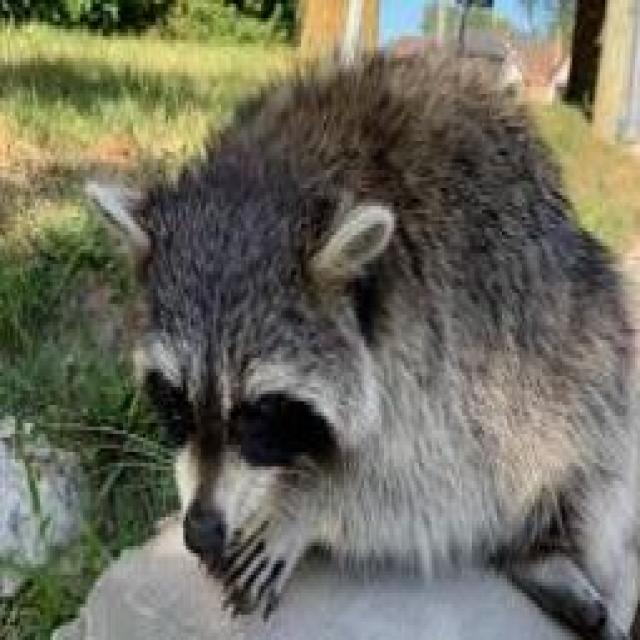
#> input picture data/dataset/test/images/268_jpg.rf.03833d3879ae5ae24d977aac78eaa01d.jpg, 640 x 640 px, found by its file name
$ jupyter execute --allow-errors data_process.ipynb
#> lines starting #> are read from the running program, lines starting #| are printed output that depends on the picture; after the words box and inside, x2 and y2 are one past the last pixel; in counts of white or black regions, pixels touching at a corner belong together
[cell 1]
import pandas as pd

#> (a cell that did not finish here is left out)

[cell 3]
import cv2 as cv

img = cv.imread("E:\\pyproject\\yolov5-6.0\\data\\data_org\\test\\268_jpg.rf.03833d3879ae5ae24d977aac78eaa01d.jpg")
#> img is the input picture: shape (640, 640, 3); mean B, G, R 94.9, 109.5, 110.5

[cell 4]
cv.imshow("img", img)
if cv.waitKey(0) == ord('q'):
#> (key q is pressed here)
    cv.destroyAllWindows()

[cell 5]
img = cv.rectangle(img, (78, 15), (559 + 78, 622 + 15), (0, 0, 255), 2)
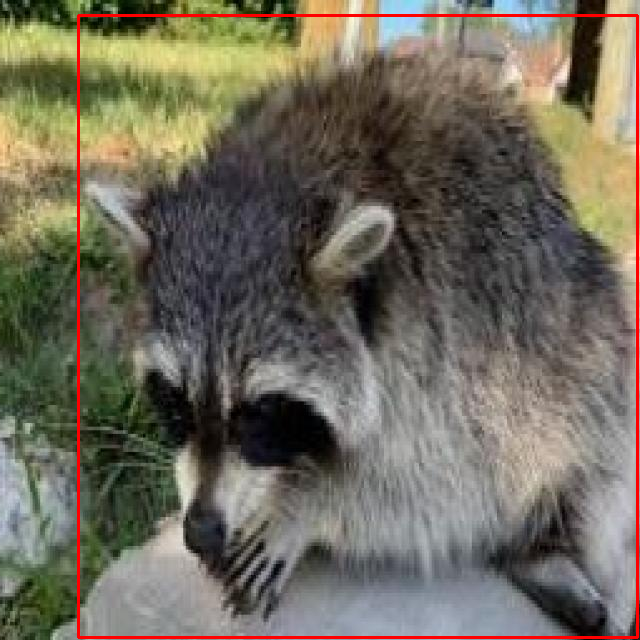
#> img: shape (640, 640, 3); 1.73% of pixels changed, all inside (x1, y1, x2, y2) = (77, 14, 639, 639)
cv.imshow("img", img)
if cv.waitKey(0) == ord('q'):
#> (key q is pressed here)
    cv.destroyAllWindows()

#### 从这里，正式开始处理数据集

[cell 6]
import json
import cv2 as cv
import os

[cell 7]
# 图片在哪个文件夹
img_folder = "E:\\pyproject\\yolov5-6.0\\data\\dataset\\val\\images"
# 标签所在文件夹
label_path = "E:\\pyproject\\yolov5-6.0\\data\\data_org\\valid\\_annotations.coco.json"

[cell 8]
# 图片文件名
img_path_lst = os.listdir(img_folder)

# 为每一张图片创建一个空白的txt标签
for img_name in img_path_lst:
    with open(os.path.join(img_folder.replace("images", "labels"), img_name.replace(".jpg", ".txt")), 'w') as f:
        pass


$ run again, with data/dataset/test/images/1000_jpg.rf.7291a66510ca2c9c364f9c34f48117bb.jpg copied over data/dataset/test/images/268_jpg.rf.03833d3879ae5ae24d977aac78eaa01d.jpg
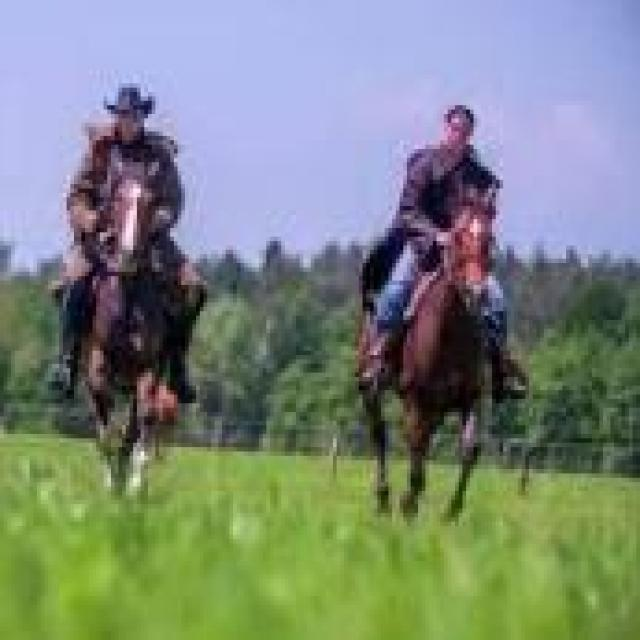
#> input picture data/dataset/test/images/1000_jpg.rf.7291a66510ca2c9c364f9c34f48117bb.jpg, 640 x 640 px, found by its file name
#> img is the input picture: shape (640, 640, 3); mean B, G, R 125.5, 135.4, 124
#> `img = cv.rectangle(img, (78, 15), (559 + 78, 622 + 15), (0, 0, 255), 2)`:
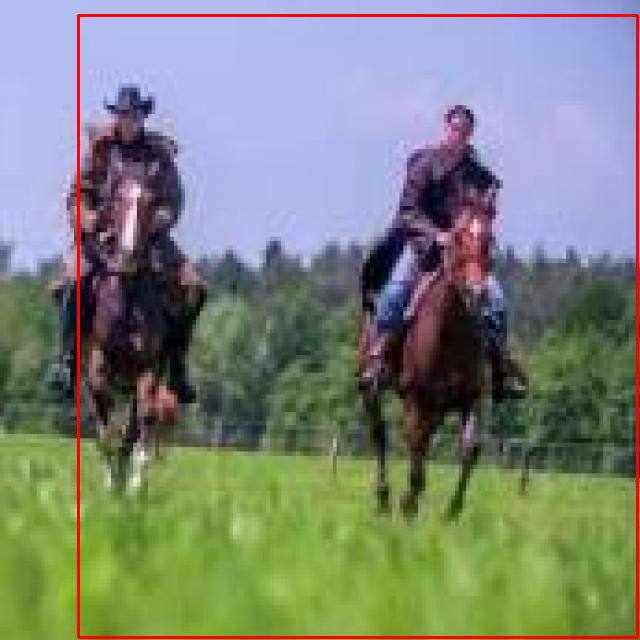
#> img: shape (640, 640, 3); 1.73% of pixels changed, all inside (x1, y1, x2, y2) = (77, 14, 639, 639)

$ run again, with data/dataset/test/images/107_jpg.rf.4ad345164370ffa7a89609995955e1ed.jpg copied over data/dataset/test/images/268_jpg.rf.03833d3879ae5ae24d977aac78eaa01d.jpg
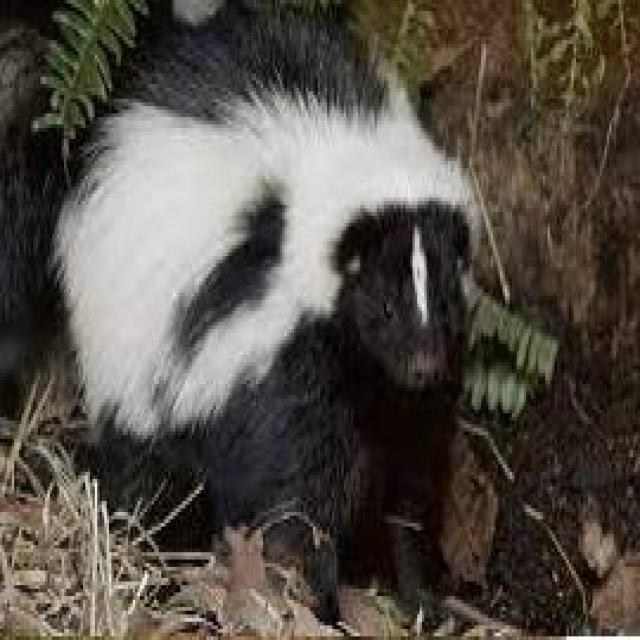
#> input picture data/dataset/test/images/107_jpg.rf.4ad345164370ffa7a89609995955e1ed.jpg, 640 x 640 px, found by its file name
#> img is the input picture: shape (640, 640, 3); mean B, G, R 71, 78.9, 84.9
#> `img = cv.rectangle(img, (78, 15), (559 + 78, 622 + 15), (0, 0, 255), 2)`:
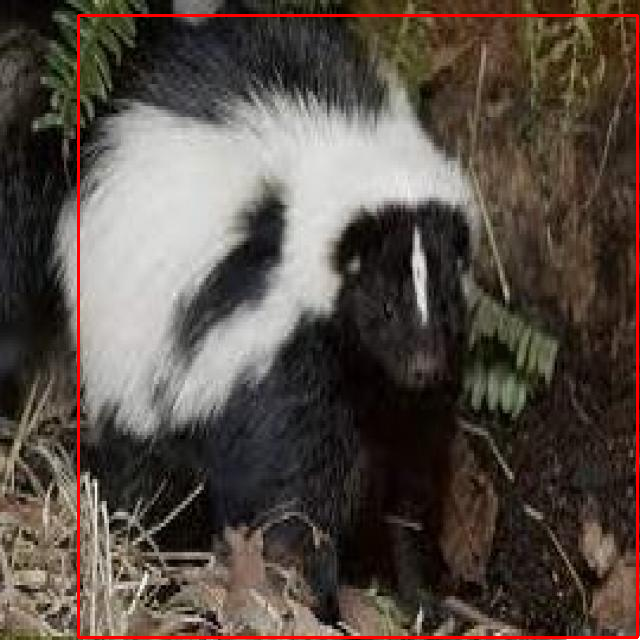
#> img: shape (640, 640, 3); 1.73% of pixels changed, all inside (x1, y1, x2, y2) = (77, 14, 639, 639)

$ run again, with data/dataset/test/images/11_jpg.rf.a5c11805f76e4aaef1c8e4dbd15377c6.jpg copied over data/dataset/test/images/268_jpg.rf.03833d3879ae5ae24d977aac78eaa01d.jpg
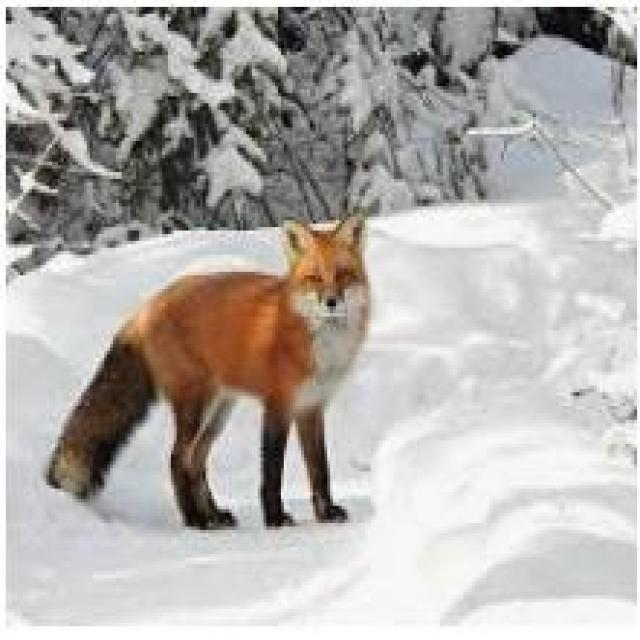
#> input picture data/dataset/test/images/11_jpg.rf.a5c11805f76e4aaef1c8e4dbd15377c6.jpg, 640 x 640 px, found by its file name
#> img is the input picture: shape (640, 640, 3); mean B, G, R 172, 175.4, 179.3
#> `img = cv.rectangle(img, (78, 15), (559 + 78, 622 + 15), (0, 0, 255), 2)`:
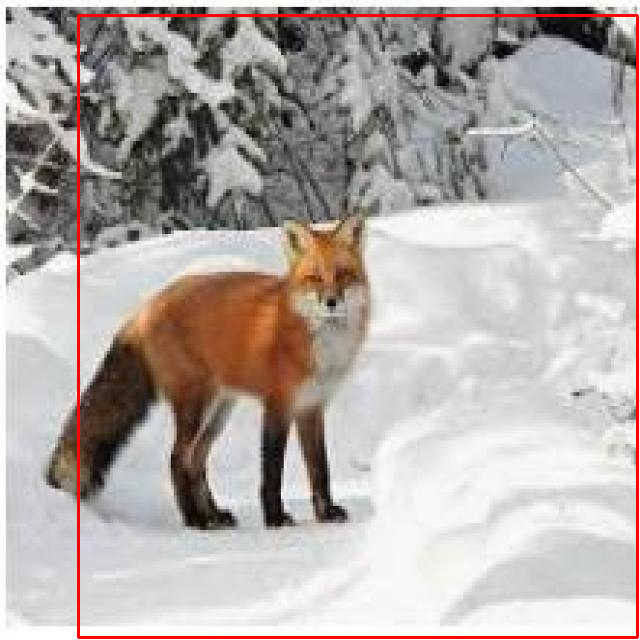
#> img: shape (640, 640, 3); 1.73% of pixels changed, all inside (x1, y1, x2, y2) = (77, 14, 639, 639)
